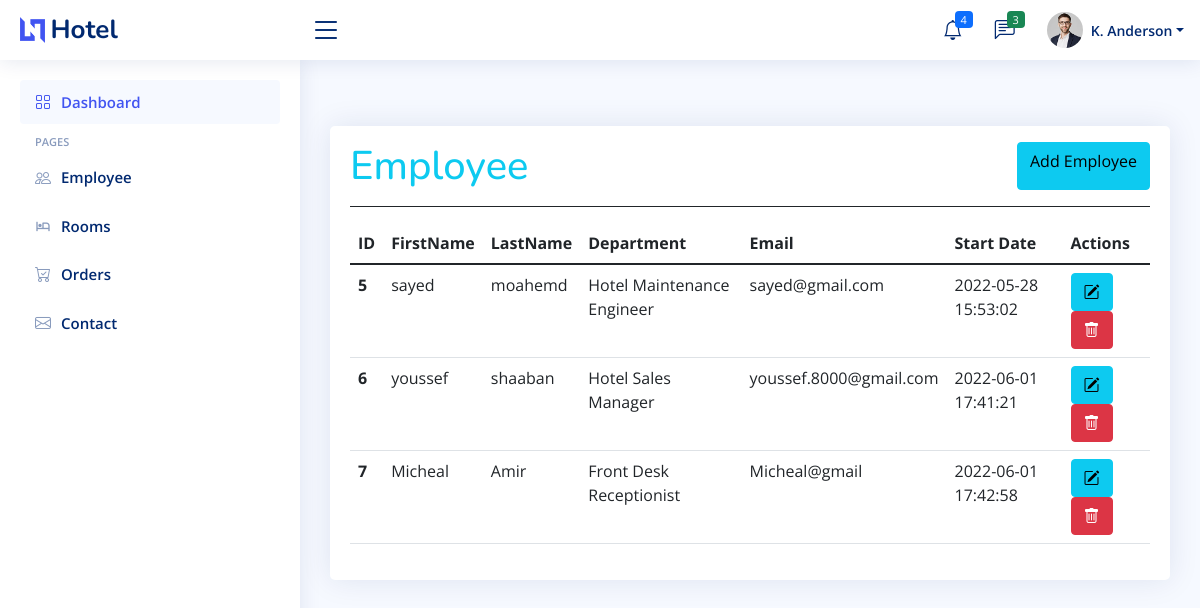
The app's page /adminpanle/employee/list.php with its own data.
### tables this page shows
CREATE TABLE `employee` (
  `id` int(11) NOT NULL,
  `firstName` varchar(55) NOT NULL,
  `lastName` varchar(55) NOT NULL,
  `email` varchar(55) NOT NULL,
  `password` varchar(20) NOT NULL,
  `departmentid` int(11) NOT NULL,
  `shift` int(11) NOT NULL,
  `createdAt` timestamp NOT NULL DEFAULT CURRENT_TIMESTAMP ON UPDATE CURRENT_TIMESTAMP
);

CREATE TABLE `department` (
  `id` int(11) NOT NULL,
  `name` varchar(55) NOT NULL
);

### adminpanle/employee/list.php (the view, shortened to what this page needs)
<?php
require __DIR__ . '\..\init.php';
$select= "SELECT employee.id as empID, employee.firstName as empfName,employee.lastName as emplName, employee.email as empEmail, employee.password as emppassword,createdAt as ca, department.name as depname, department.id as depid FROM `employee` JOIN `department` ON employee.departmentid = department.id";
$ss = mysqli_query($conn , $select);
?>
                <a href="/hotel/adminpanle/employee/add.php" class="btn btn-primary"><h5>Add Employees</h5></a>
<main id="main" class="main">
    <section class="section">
        <div class="row">
            <div class="col-lg-12">
                <div class="card">
                    <div class="card-body">
                        <div class="d-flex mt-3 mb-3 border-bottom border-dark">
                            <h1 class="flex-grow-1  text-info mb-3">Employee</h1>
                            <a href="/hotel/adminpanle/employee/add.php" class="btn btn-info mb-3">
                                Add Employee
                            </a>
                        </div>
                        <table class="table rowtable ">
                            <thead>
                                <tr>
                                    <th scope="col">ID</th>
                                    <th scope="col">FirstName</th>
                                    <th scope="col">LastName</th>
                                    <th scope="col">Department</th>
                                    <th scope="col">Email</th>
                                    <th scope="col">Start Date</th>
                                    <th scope="col">Actions</th>
                                </tr>
                            </thead>
                            <tbody>
                                        <?php foreach($ss as $data){?>
                                     <tr>
                                    <th scope="row"><?php echo $data['empID'] ?></th>
                                    <td><?php echo $data['empfName'] ?></td>
                                    <td><?php echo $data['emplName'] ?></td>
                                    <td><?php echo $data['depname'] ?></td>
                                    <td><?php echo $data['empEmail'] ?></td>
                                    <td><?php echo $data['ca'] ?></td>
                                    <td>
                                        <a class="btn btn-info"  href="/hotel/adminpanle/employee/add.php?edit=<?php echo $data['empID']?>"><i class="bi bi-pencil-square"></i></a>
                                        <a class="btn btn-danger" href="/hotel/adminpanle/employee/list.php?delete=<?php echo $data['empID']?>" onclick="return confirm('Are You Sure ? ')"><i class="bi bi-trash"></i></a>
                                    </td>
                              </tr>
                                    <?php };?>
                            </tbody>
                        </table>
                    </div>
                </div>
            </div>
        </div>
    </section>
</main>
<?php
include '../includes/scripts.php';
?>

### adminpanle/assets/css/style.css (style rules this page uses)
:root { scroll-behavior: smooth; }
body { font-family: "Open Sans", sans-serif; background: #f6f9ff; color: #444444; }
a { color: #4154f1; text-decoration: none; }
h1, h2, h3, h4, h5, h6 { font-family: "Nunito", sans-serif; }
#main { margin-top: 60px; padding: 20px 30px; transition: all 0.3s; }
.card { margin-bottom: 30px; border: none; border-radius: 5px; box-shadow: 0px 0 30px rgba(1, 41, 112, 0.1); }
.card-body { padding: 0 20px 20px 20px; }
@media (min-width: 1200px) { #main, #footer { margin-left: 300px; } }

### records on screen
employee: id "5", firstName "sayed", lastName "moahemd", departmentid.name "Hotel Maintenance Engineer", email "sayed@gmail.com", createdAt "2022-05-28 15:53:02"
employee: id "6", firstName "youssef", lastName "shaaban", departmentid.name "Hotel Sales Manager", email "youssef.8000@gmail.com", createdAt "2022-06-01 17:41:21"
employee: id "7", firstName "Micheal", lastName "Amir", departmentid.name "Front Desk Receptionist", email "Micheal@gmail", createdAt "2022-06-01 17:42:58"
